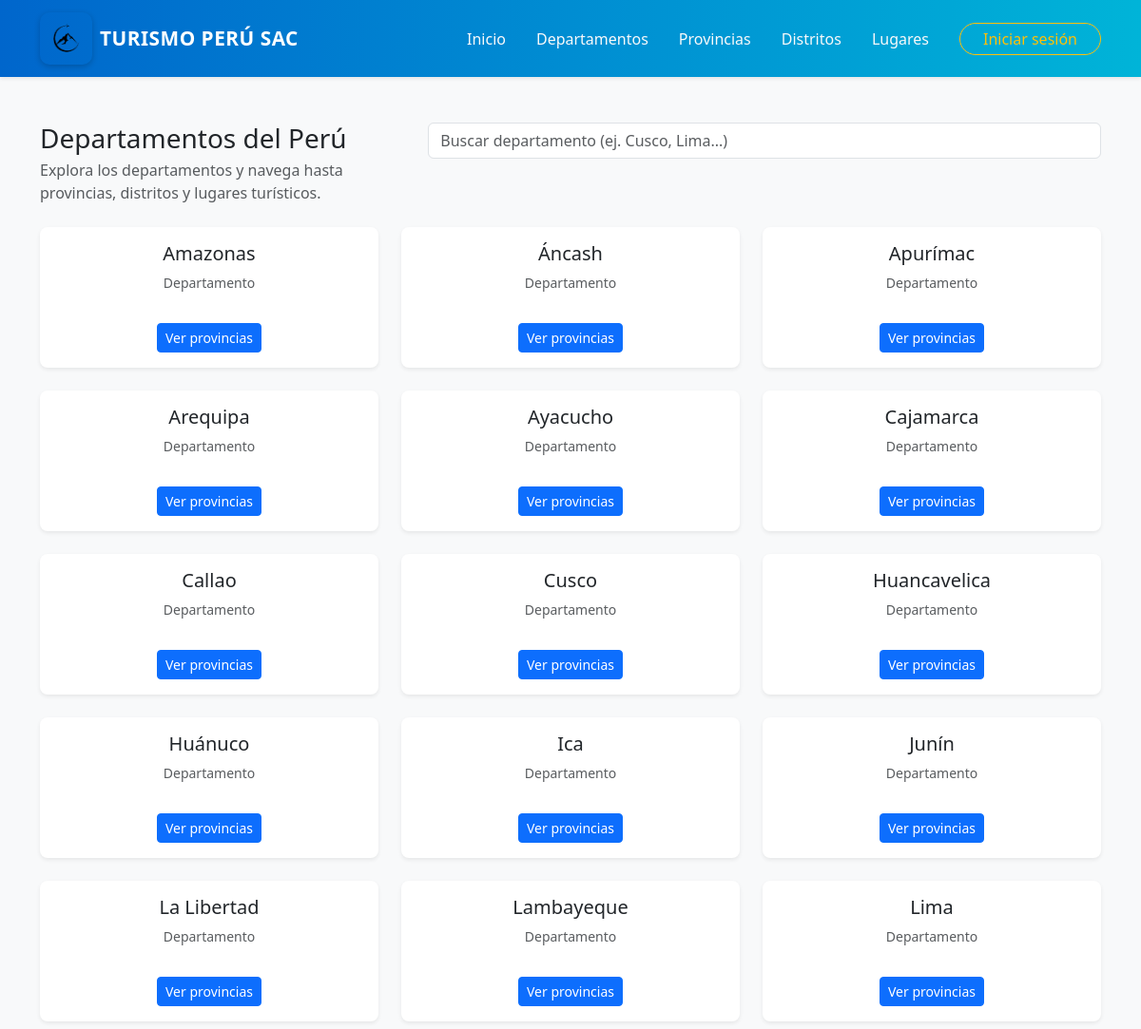
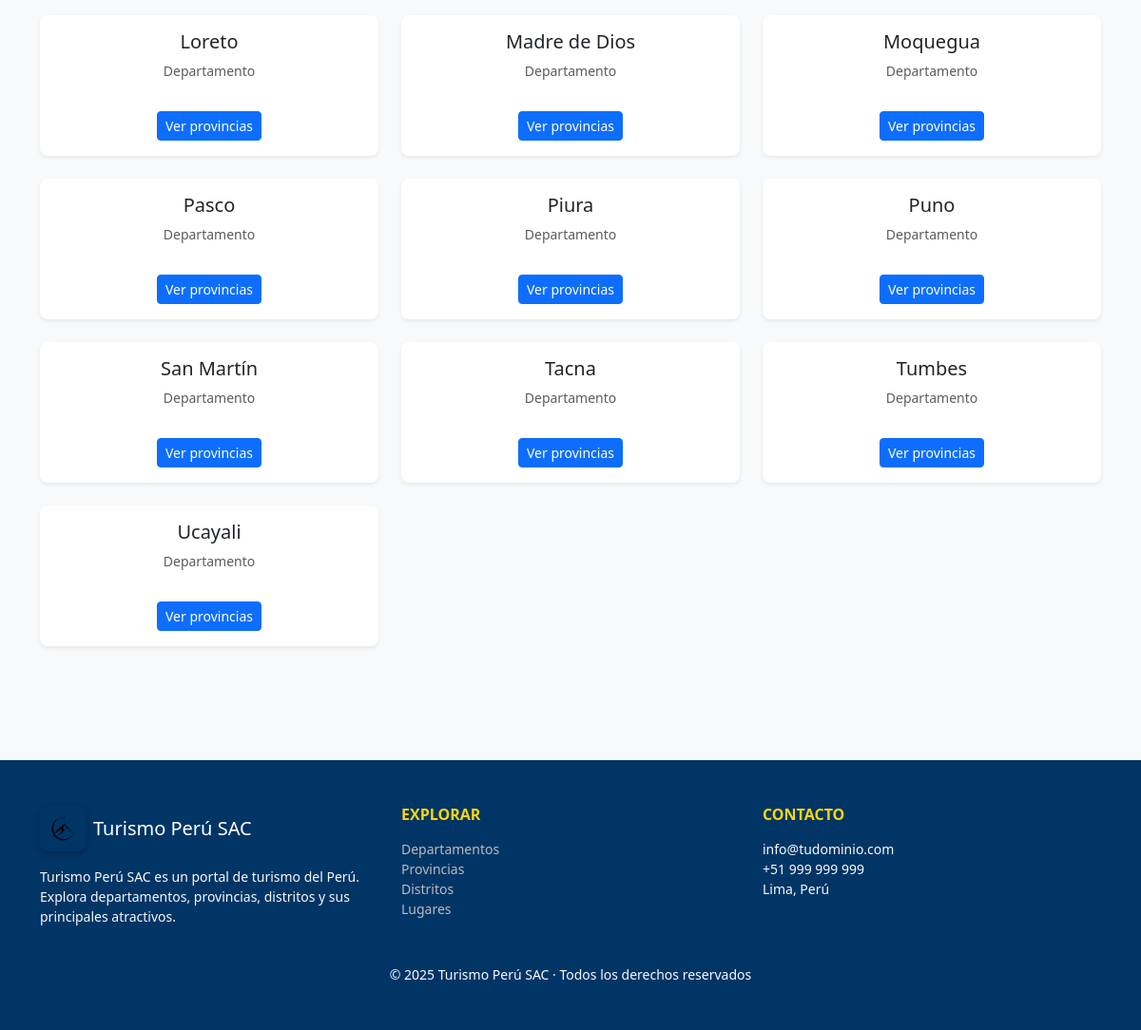
The app's page /views/departamentos/listar.php with its own data (2 pictures, top to bottom).
### tables this page shows
CREATE TABLE `departamentos` (
  `id_departamento` int(11) NOT NULL,
  `nombre` varchar(100) NOT NULL
);

### config/config.php (called while the page is built, shortened)
<?php
function asset(string $path): string {
    return BASE_URL . '/' . ltrim($path, '/');
}

### models/Departamento.php (called while the page is built, shortened)
<?php
require_once __DIR__ . '/../config/config.php';
class Departamento {
    private $pdo;
    public function __construct() {
        global $pdo;
        $this->pdo = $pdo;
    }
    public function getAll(): array {
        $stmt = $this->pdo->query("SELECT id_departamento, nombre FROM departamentos ORDER BY nombre ASC");
        return $stmt->fetchAll();
    }
}

### views/departamentos/listar.php (the view, shortened to what this page needs)
<?php
require_once __DIR__ . '/../../config/config.php';
require_once __DIR__ . '/../../models/Departamento.php';
require_once view_path('views/templates/header.php');
require_once view_path('views/templates/navbar.php');
$departamentoModel = new Departamento();
$departamentos = $departamentoModel->getAll();
?>
<div class="container py-5">
  <div class="d-flex flex-column flex-md-row justify-content-between align-items-start gap-3 mb-4">
    <div>
      <h1 class="h3 mb-1">Departamentos del Perú</h1>
      <p class="text-muted mb-0">Explora los departamentos y navega hasta provincias, distritos y lugares turísticos.</p>
    </div>
    <div class="w-100 w-md-50">
      <input id="searchInput" class="form-control" placeholder="Buscar departamento (ej. Cusco, Lima...)">
    </div>
  </div>
  <div class="row" id="departamentosList">
    <?php if (empty($departamentos)): ?>
      <div class="col-12">
        <div class="alert alert-warning">No se encontraron departamentos.</div>
      </div>
    <?php else: ?>
      <?php foreach ($departamentos as $dep): ?>
        <div class="col-12 col-md-4 mb-4 departamento-card" data-name="<?= htmlspecialchars(mb_strtolower($dep['nombre'])) ?>">
          <div class="card h-100 shadow-sm border-0 rounded-3">
            <div class="card-body d-flex flex-column justify-content-between text-center">
              <div>
                <h5 class="card-title mb-2"><?= htmlspecialchars($dep['nombre']) ?></h5>
                <p class="small text-muted mb-3">Departamento</p>
              </div>
              <div class="mt-3">
                <a href="<?= BASE_URL ?>/views/provincias/listar.php?departamento_id=<?= intval($dep['id_departamento']) ?>" class="btn btn-primary btn-sm">Ver provincias</a>
              </div>
            </div>
          </div>
        </div>
      <?php endforeach; ?>
    <?php endif; ?>
  </div>
</div>
<?php
require_once view_path('views/templates/footer.php');
?>

### views/templates/header.php (shortened to what this page needs)
<?php
require_once __DIR__ . '/../../config/config.php';
?>
<!doctype html>
<html lang="es">
<head>
  <link rel="stylesheet" href="<?= asset('assets/css/bootstrap.min.css') ?>">
  <link rel="stylesheet" href="<?= asset('assets/css/style.css') ?>">
</head>
<body class="bg-light">

### views/templates/navbar.php (shortened to what this page needs)
<?php require_once __DIR__ . '/../../config/config.php'; ?>
<nav class="navbar navbar-expand-lg navbar-dark navbar-custom sticky-top shadow-sm">
  <div class="container">
    <a class="navbar-brand d-flex align-items-center gap-2" href="<?= BASE_URL ?>/index.php">
      <img src="<?= asset('assets/img/logo.png') ?>" alt="Logo" class="logo-navbar">
      <span><?= APP_NAME ?></span>
    </a>
    <div class="collapse navbar-collapse" id="mainNav">
      <ul class="navbar-nav ms-auto align-items-lg-center gap-lg-3">
        <li class="nav-item"><a class="nav-link" href="<?= BASE_URL ?>/index.php">Inicio</a></li>
        <li class="nav-item"><a class="nav-link" href="<?= BASE_URL ?>/views/departamentos/listar.php">Departamentos</a></li>
        <li class="nav-item"><a class="nav-link" href="<?= BASE_URL ?>/views/provincias/listar.php">Provincias</a></li>
        <li class="nav-item"><a class="nav-link" href="<?= BASE_URL ?>/views/distritos/listar.php">Distritos</a></li>
        <li class="nav-item"><a class="nav-link" href="<?= BASE_URL ?>/views/lugares/listar.php">Lugares</a></li>
      </ul>
      <ul class="navbar-nav ms-lg-4 align-items-lg-center">
        <?php if (!isset($_SESSION['admin_id'])): ?>
          <li class="nav-item">
            <a class="btn btn-outline-warning rounded-pill px-4 py-1" href="<?= BASE_URL ?>/views/admin/login.php">
              Iniciar sesión
            </a>
          </li>
        <?php endif; ?>
      </ul>
    </div>
  </div>
</nav>

### views/templates/footer.php (shortened to what this page needs)
<?php require_once __DIR__ . '/../../config/config.php'; ?>
<footer class="footer-custom mt-5">
  <div class="container py-5">
    <div class="row g-4">
      <div class="col-12 col-md-4">
        <div class="d-flex align-items-center gap-2 mb-3">
          <img src="<?= asset('assets/img/logo.png') ?>" alt="Logo" class="logo-footer">
          <h5 class="m-0 text-white"><?= APP_NAME ?></h5>
        </div>
        <p class="small text-light">
          <?= APP_NAME ?> es un portal de turismo del Perú. Explora departamentos, provincias, distritos y sus principales atractivos.
        </p>
      </div>
      <div class="col-6 col-md-4">
        <h6 class="text-uppercase text-footer mb-3">Explorar</h6>
        <ul class="list-unstyled small">
          <li><a class="footer-link" href="<?= BASE_URL ?>/views/departamentos/listar.php">Departamentos</a></li>
          <li><a class="footer-link" href="<?= BASE_URL ?>/views/provincias/listar.php">Provincias</a></li>
          <li><a class="footer-link" href="<?= BASE_URL ?>/views/distritos/listar.php">Distritos</a></li>
          <li><a class="footer-link" href="<?= BASE_URL ?>/views/lugares/listar.php">Lugares</a></li>
        </ul>
      </div>
      <div class="col-6 col-md-4">
        <h6 class="text-uppercase text-footer mb-3">Contacto</h6>
        <ul class="list-unstyled small text-light">
          <li><i class="bi bi-envelope"></i> info@tudominio.com</li>
          <li><i class="bi bi-telephone"></i> +51 999 999 999</li>
          <li><i class="bi bi-geo-alt"></i> Lima, Perú</li>
        </ul>
      </div>
    </div>
    <div class="text-center mt-4">
      <p class="small text-light mb-0">© <?= date('Y') ?> <?= APP_NAME ?> · Todos los derechos reservados</p>
    </div>
  </div>
</footer>
</body>
</html>

### assets/css/style.css (style rules this page uses)
:root { --brand: #0d6efd; --brand-dark: #0b5ed7; --bg-soft: #f8f9fa; }
body { font-family: system-ui, -apple-system, "Segoe UI", Roboto, "Helvetica Neue", Arial, "Noto Sans", "Liberation Sans", sans-serif; }
.navbar-brand img { border-radius: 10px; }
.navbar-custom { background: linear-gradient(90deg, #0066cc, #00b4d8) !important; }
.navbar-brand { font-weight: 700; font-size: 1.3rem; color: #fff !important; text-transform: uppercase; letter-spacing: 0.5px; }
.logo-navbar { width: 55px; height: auto; border-radius: 10px; box-shadow: 0 2px 6px rgba(0,0,0,0.2); }
.navbar .nav-link { color: #f8f9fa !important; font-weight: 500; transition: all 0.3s ease; }
.footer-custom { background: #003566; color: #ddd; }
.text-footer { color: #ffd60a; font-weight: 600; }
.footer-link { color: #bbb; text-decoration: none; transition: color 0.3s ease; }
.logo-footer { width: 48px; height: auto; border-radius: 8px; box-shadow: 0 2px 6px rgba(0,0,0,0.3); }

### records on screen
departamentos: nombre "Amazonas"
departamentos: nombre "Áncash"
departamentos: nombre "Apurímac"
departamentos: nombre "Arequipa"
departamentos: nombre "Ayacucho"
departamentos: nombre "Cajamarca"
departamentos: nombre "Callao"
departamentos: nombre "Cusco"
departamentos: nombre "Huancavelica"
departamentos: nombre "Huánuco"
departamentos: nombre "Ica"
departamentos: nombre "Junín"
departamentos: nombre "La Libertad"
departamentos: nombre "Lambayeque"
departamentos: nombre "Lima"
departamentos: nombre "Loreto"
departamentos: nombre "Madre de Dios"
departamentos: nombre "Moquegua"
departamentos: nombre "Pasco"
departamentos: nombre "Piura"
departamentos: nombre "Puno"
departamentos: nombre "San Martín"
departamentos: nombre "Tacna"
departamentos: nombre "Tumbes"
departamentos: nombre "Ucayali"

### other values on screen
APP_NAME "TURISMO PERÚ SAC"
APP_NAME "Turismo Perú SAC"
